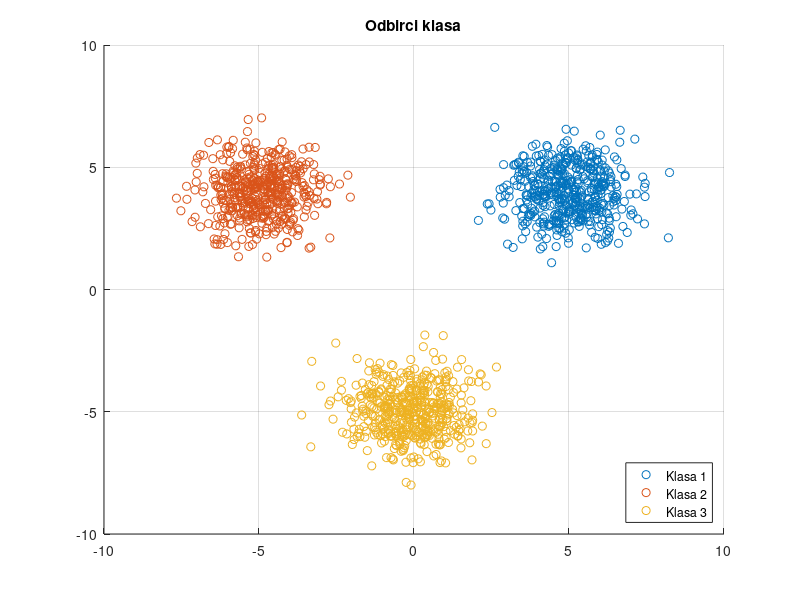

This figure's MATLAB source: (Note: this script raises an error after producing the figure.)
%% Task 3.1a - Linear classifier

clear;
close all;
clc;

rng(100);

%% Generating samples

N = 500;

M1 = [5; 4];
M2 = [-5; 4];
M3 = [0; -5];

S1 = eye(2, 2);
S2 = eye(2, 2);
S3 = eye(2, 2);

X1 = mvnrnd(M1, S1, N)';
X2 = mvnrnd(M2, S2, N)';
X3 = mvnrnd(M3, S3, N)';

figure
hold all
scatter(X1(1, :), X1(2, :), 'r*')
scatter(X2(1, :), X2(2, :), 'g*')
scatter(X3(1, :), X3(2, :), 'b*')
legend('Klasa 1', 'Klasa 2', 'Klasa 3', 'Location', 'southeast')
title('Odbirci klasa')
grid on
hold off

%% Hould-out iterativ method

X1_train = X1(:, 1:round(0.6*N));
X2_train = X2(:, 1:round(0.6*N));
X3_train = X3(:, 1:round(0.6*N));

X1_val = X1(:, round(0.6*N)+1:round(0.8*N));
X2_val = X2(:, round(0.6*N)+1:round(0.8*N));
X3_val = X3(:, round(0.6*N)+1:round(0.8*N));

X1_test = X1(:, round(0.8*N)+1:N);
X2_test = X2(:, round(0.8*N)+1:N);
X3_test = X3(:, round(0.8*N)+1:N);

[V_12, v0_12] = hold_out(X1_train, X2_train, X1_val, X2_val);
[V_23, v0_23] = hold_out(X2_train, X3_train, X2_val, X3_val);
[V_31, v0_31] = hold_out(X3_train, X1_train, X3_val, X1_val);

x = linspace(-8, 8, 1000);
y1 = -(V_12(1)*x + v0_12)/V_12(2);
y2 = -(V_23(1)*x + v0_23)/V_23(2);
y3 = -(V_31(1)*x + v0_31)/V_31(2);

figure
hold all
scatter(X1(1, :), X1(2, :), 'r*')
scatter(X2(1, :), X2(2, :), 'g*')
scatter(X3(1, :), X3(2, :), 'b*')
plot(x, y1, 'r--');
plot(x, y2, 'g--');
plot(x, y3, 'b--');
legend('Klasa 1', 'Klasa 2', 'Klasa 3', 'Klasifikator 12', 'Klasifikator 23', 'Klasifikator 31', 'Location', 'southeast')
title('Odbirci klasa sa linearnim klasifikatorima')
axis([-8 8 -10 8])
grid on
hold off

%% Confusion matrix

a1 = (y1(100) - y1(50))/(x(100) - x(50));
a2 = (y2(100) - y2(50))/(x(100) - x(50));
a3 = (y3(100) - y3(50))/(x(100) - x(50));
b1 = -a1*x(50) + y1(50);
b2 = -a2*x(50) + y2(50);
b3 = -a3*x(50) + y3(50);

N_errors_21 = errors_above(a1, b1, X2_test);
N_errors_12 = errors_underneath(a1, b1, X1_test);
N_errors_23 = errors_above(a2, b2, X3_test);
N_errors_32 = errors_underneath(a2, b2, X2_test);
N_errors_13 = errors_above(a3, b3, X3_test);
N_errors_31 = errors_underneath(a3, b3, X1_test);

% vrste su estimirane klase, kolone su tacne klase
conf_matrix = zeros(3, 3);
conf_matrix(1, 1) = length(X1_test) - N_errors_12 - N_errors_13;
conf_matrix(2, 2) = length(X2_test) - N_errors_21 - N_errors_23;
conf_matrix(3, 3) = length(X3_test) - N_errors_31 - N_errors_32;
conf_matrix(1, 2) = N_errors_12;
conf_matrix(1, 3) = N_errors_13;
conf_matrix(2, 1) = N_errors_21;
conf_matrix(2, 3) = N_errors_23;
conf_matrix(3, 1) = N_errors_31;
conf_matrix(3, 2) = N_errors_32;

disp('Konfuziona matrica: ');
disp(conf_matrix);
